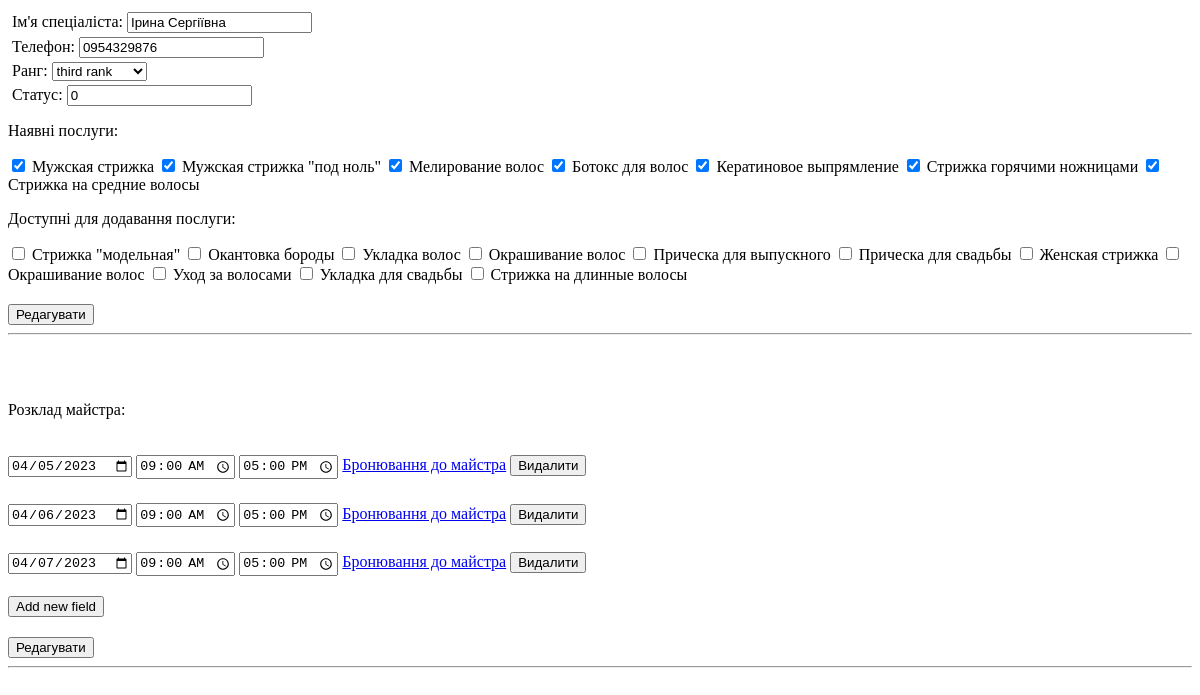
Before: /panel/specialists/6/ with the older database file.
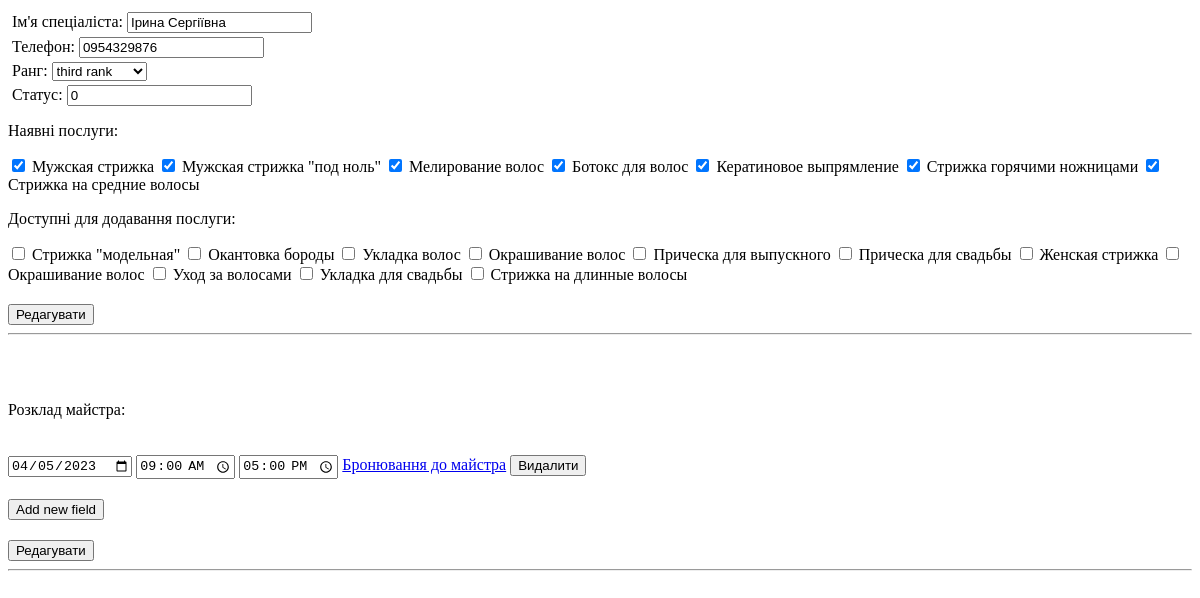
After: the same page with the newer database file.
### salon/models.py (models this page shows)
class Master(models.Model):
    RANK_CHOISES = (
        (0, 'zero rank'),
        (1, 'first rank'),
        (2, 'second rank'),
        (3, 'third rank')
    )
    name = models.CharField(max_length=150)
    phone = models.CharField(max_length=150)
    status = models.IntegerField(default=0)
    rank = models.IntegerField(default=0, choices=RANK_CHOISES)
    services = models.ManyToManyField(Services, blank=True, through='Master_Services')

class Services(models.Model):
    name = models.CharField(max_length=150)
    price = models.IntegerField()
    duration = models.IntegerField()

### administrator/models.py (models this page shows)
class Schedule(models.Model):
    master = models.ForeignKey(Master, on_delete=models.CASCADE)
    date = models.DateField()
    start_time = models.TimeField()
    end_time = models.TimeField()

### administrator/views.py (the view, shortened to what this page needs)
# urls.py: path('panel/specialists/<int:specialist_id>/', administrator.views.specialist_id_handler),
def specialist_id_handler(request, specialist_id):
    specialist = get_object_or_404(Master, id=specialist_id)
    specialist_schedule = Schedule.objects.filter(master=specialist).all()
    specialist_services = Services.objects.filter(id__in=specialist.services.all())
    no_specialist_services = Services.objects.exclude(id__in=specialist.services.all())
    return render(request, 'admin_specialist.html', context={'specialist': specialist,
                                                             'specialist_services': specialist_services,
                                                             'no_specialist_services': no_specialist_services,
                                                             'specialist_schedule': specialist_schedule,
                                                             'today': datetime.today()})

### templates/admin_specialist.html (shortened to what this page needs)
<!DOCTYPE html>
<html lang="en">
<head>
</head>
<body>
 <form id="form" action="" method="post">
     <div id="input_field">
          <label for="specialist_name">Ім'я спеціаліста:</label>
          <input type="text" id="specialist_name" name="specialist_name" value="{{ specialist.name }}">
     </div>
     <div id="input_field">
          <label for="specialist_phone">Телефон:</label>
          <input type="text" id="specialist_phone" name="specialist_phone" value="{{ specialist.phone }}">
     </div>
     <div id="input_field">
          <label for="specialist_rank">Ранг:</label>
          <select name="specialist_rank">
{% for choice in specialist.RANK_CHOISES %}
        <option value="{{ choice.0 }}" {% if choice.0 == specialist.rank %}selected{% endif %}>
            {{ choice.1 }}
        </option>
    {% endfor %}
</select>
     </div>
     <div id="input_field">
          <label for="specialist_status">Статус:</label>
          <input type="text" id="specialist_status" name="specialist_status" value="{{ specialist.status }}">
         </div>
     <div>
     <p>Наявні послуги:</p>
          {% for specialist_service in specialist_services %}
  <label>
    <input type="checkbox" name="service_{{ specialist_service.id }}" checked>
      {{ specialist_service.name }}
  </label>
{% endfor %}
     </div>
 <div>
       <p>Доступні для додавання послуги:</p>
     {% for no_specialist_service in no_specialist_services %}
  <label>
    <input type="checkbox" name="service_{{ no_specialist_service.id }}">
      {{ no_specialist_service.name }}
  </label>
{% endfor %}
 </div>
     <button type="submit">Редагувати</button>
 </form>
 <hr />
<p>&nbsp;</p>
<form id="schedule_form" method="post", action="edit_schedule">
    <p>Розклад майстра:</p>
    {% for schedule in specialist_schedule %}
        <div id="schedule_info">
  <input type="date" id="date-input" name="date_{{ schedule.id }}" value="{{ schedule.date|date:"Y-m-d" }}">
  <input type="time" id="start_time-input" name="start_time_{{ schedule.id }}" value="{{ schedule.start_time|time:"H:i" }}">
  <input type="time" id="end_time-input" name="end_time_{{ schedule.id }}" value="{{ schedule.end_time|time:"H:i" }}">
            <a href="/panel/specialists/{{ specialist.id }}/masters_booking?date={{ schedule.date|date:"Y-m-d" }}" class="button">Бронювання до майстра</a>
        <button onclick="deleteRow(this, event)">Видалити</button>
        </div>
{% endfor %}
<div id="new_fields">
<button id="add_field_button" onclick="add_new_field(event)">Add new field</button>
</div>
<button type="submit">Редагувати</button>
</form>
 <hr />
<p>&nbsp;</p>
</body>
</html>

### templates/admin_specialist.html (style rules this page uses)
#schedule_info, #if { margin-top: 5px; }
form { display: inline-block; }
#input_field { margin: 4px; }
button { margin-top: 20px; }

Changed rows visible on the page:
removed Schedule: date "04/06/2023", start_time "09:00", end_time "17:00"
removed Schedule: date "04/07/2023", start_time "09:00", end_time "17:00"
